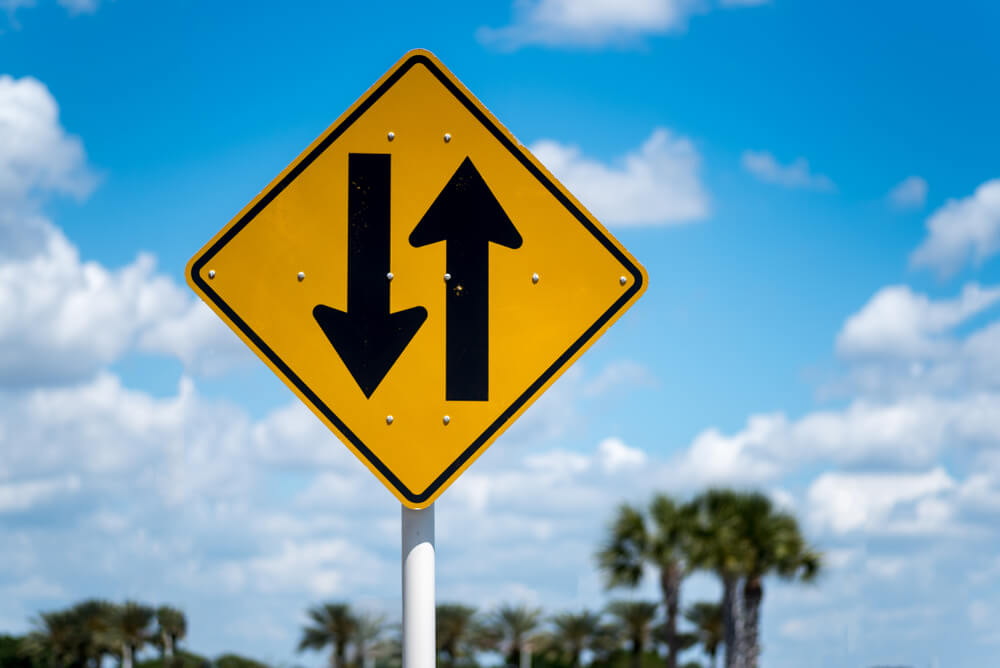
#> input picture Year 02 - 02/Computer Vision/Mid/01_26_2024_MidTerm/Source/sign.jpg, 1000 x 668 px
$ jupyter execute Task09.ipynb
#> lines starting #> are read from the running program, lines starting #| are printed output that depends on the picture; after the words box and inside, x2 and y2 are one past the last pixel; in counts of white or black regions, pixels touching at a corner belong together
[cell 1]
import cv2
import numpy as np
from matplotlib import pyplot as plt

[cell 2]
# Load Image
img = cv2.imread('Source/sign.jpg')
#> img is the input picture: shape (668, 1000, 3); mean B, G, R 171.6, 159.3, 115.7
img = cv2.cvtColor(img, cv2.COLOR_BGR2RGB)
img_hsv = cv2.cvtColor(img, cv2.COLOR_RGB2HSV)
#> img_hsv: shape (668, 1000, 3); mean H, S, V 89.3, 143.7, 198

plt.imshow(img)

[cell 3]
# Extract color
upper_sign = (25, 255, 255)
lower_sign = (0, 200, 100)

# Create mask for region
mask_gray = cv2.inRange(img_hsv, lower_sign, upper_sign)
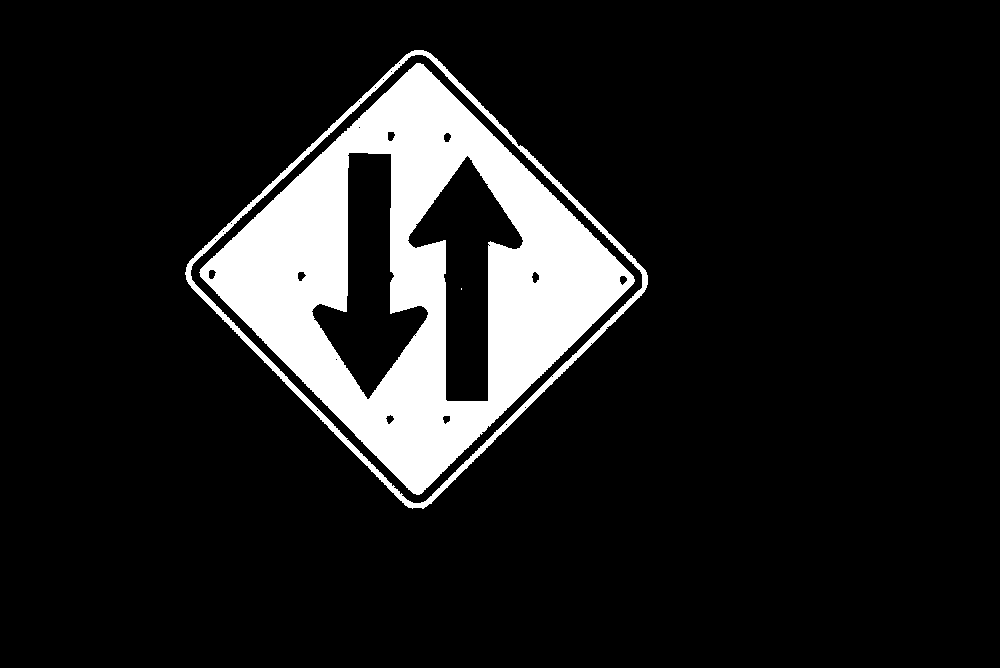
#> mask_gray: shape (668, 1000); 11.8% white; 3 white regions (1 under 20 px), largest, box (x1, y1, x2, y2) and area: (199, 63, 635, 495) 71907, (185, 50, 648, 509) 6991
mask = cv2.cvtColor(mask_gray, cv2.COLOR_GRAY2RGB)

# Display
plt.imshow(mask)

[cell 4]
# Mask out the sign
outer = cv2.bitwise_not(mask)
bg = cv2.bitwise_and(img, outer)
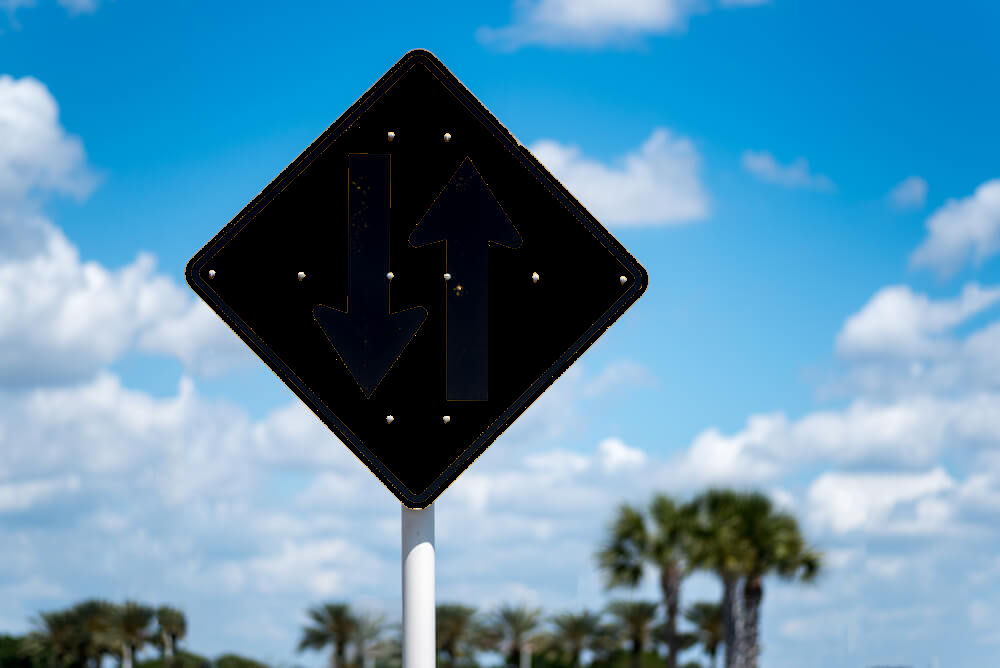
#> bg: shape (668, 1000, 3); mean R, G, B 90.6, 141.8, 171.3

plt.imshow(bg)

[cell 5]
# Recolor Sign
r = np.uint8(mask_gray * 1)
g = np.uint8(mask_gray * 0)
#> g: shape (668, 1000); every value is 0
b = np.uint8(mask_gray * 0)

sign_rgb = cv2.merge([r, g, b])
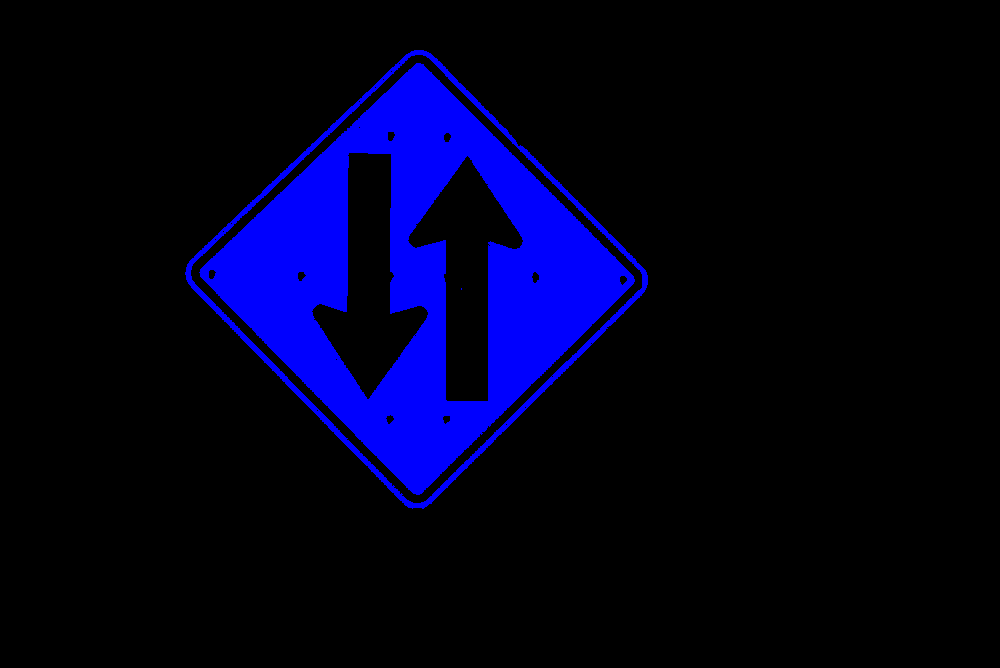
#> sign_rgb: shape (668, 1000, 3); mean of channels 0, 1, 2 30.1, 0, 0; drawn as B, G, R

plt.imshow(sign_rgb)

[cell 6]
# Combine image
result = bg + sign_rgb
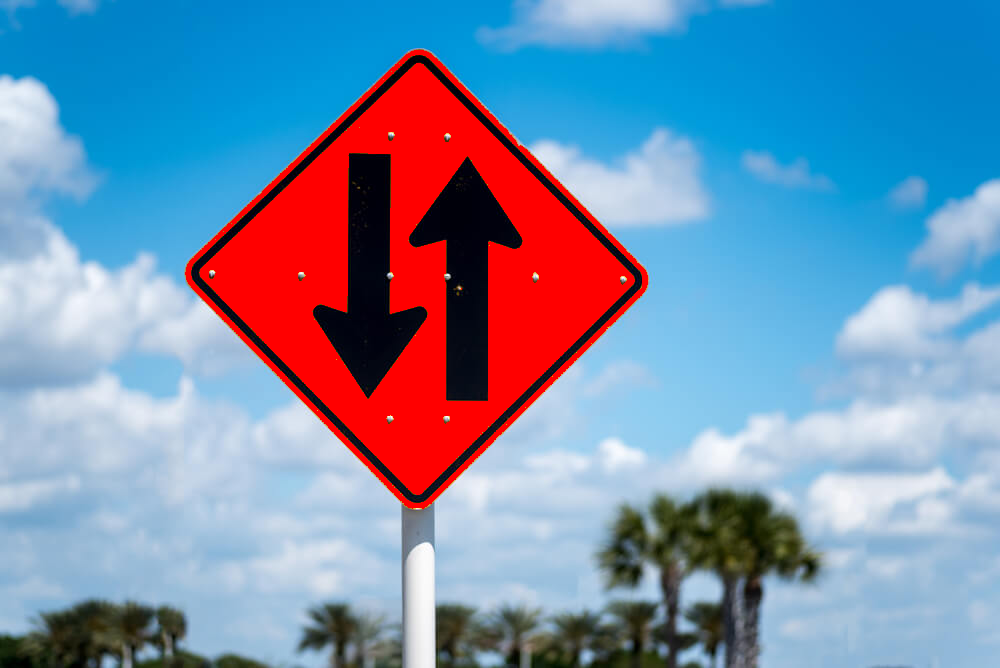
#> result: shape (668, 1000, 3); mean R, G, B 120.8, 141.8, 171.3


# Display
plt.figure(figsize= (15, 15))
plt.subplot(1, 2, 1)
plt.imshow(img)

plt.subplot(1, 2, 2)
plt.imshow(result)

plt.show()

$ run again, with Year 02 - 02/Computer Vision/Mid/01_26_2024_MidTerm/Source/flower.jpg copied over Year 02 - 02/Computer Vision/Mid/01_26_2024_MidTerm/Source/sign.jpg
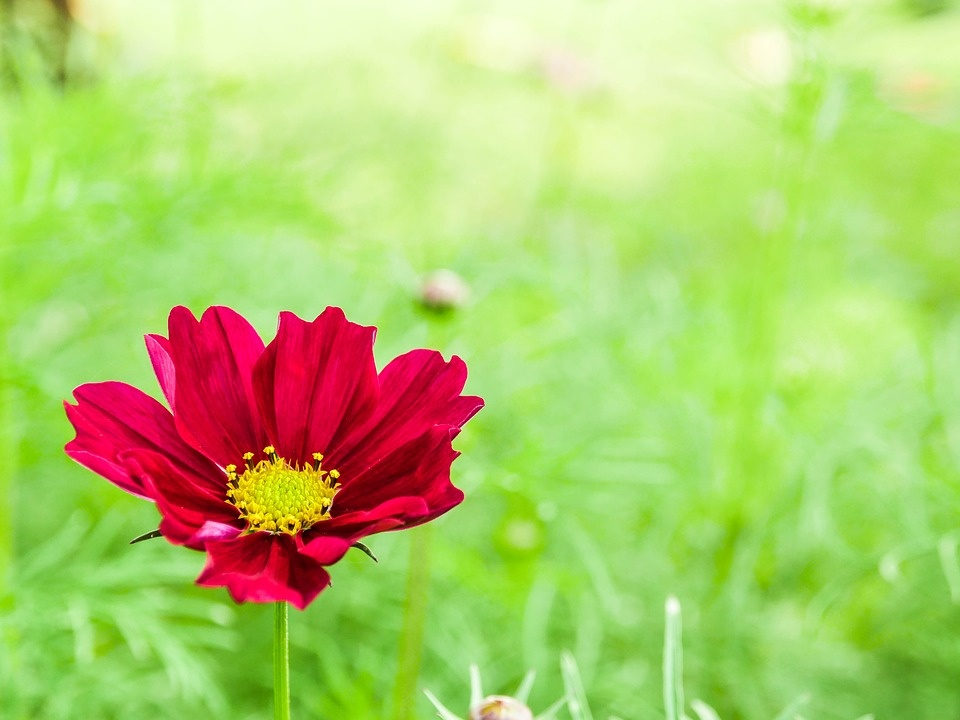
#> input picture Year 02 - 02/Computer Vision/Mid/01_26_2024_MidTerm/Source/flower.jpg, 960 x 720 px
#> img is the input picture: shape (720, 960, 3); mean B, G, R 108.1, 201.5, 174.9
#> img_hsv: shape (720, 960, 3); mean H, S, V 56.7, 140, 221.3
#> `mask_gray = cv2.inRange(img_hsv, lower_sign, upper_sign)`:
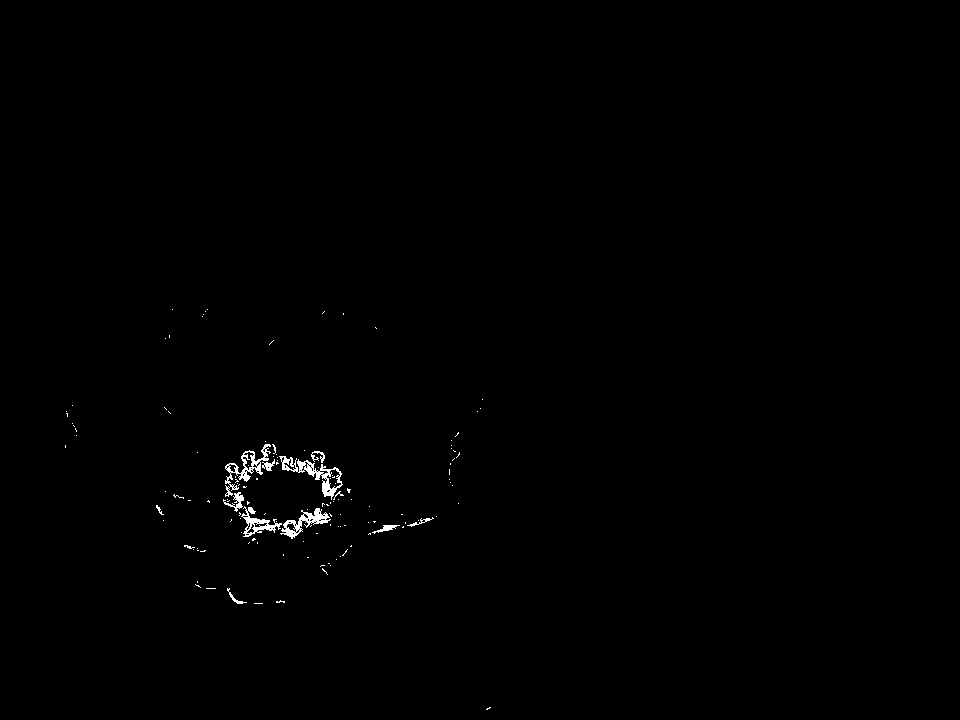
#> mask_gray: shape (720, 960); 0.45% white; 134 white regions (121 under 20 px), largest, box (x1, y1, x2, y2) and area: (279, 456, 343, 500) 675, (225, 444, 271, 497) 573, (280, 508, 331, 539) 501
#> g: shape (720, 960); every value is 0
#> `plt.show()`:
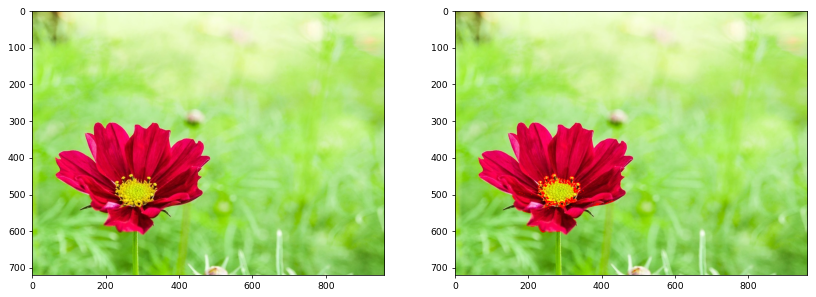
#> figure drawn by matplotlib, 2 panels
